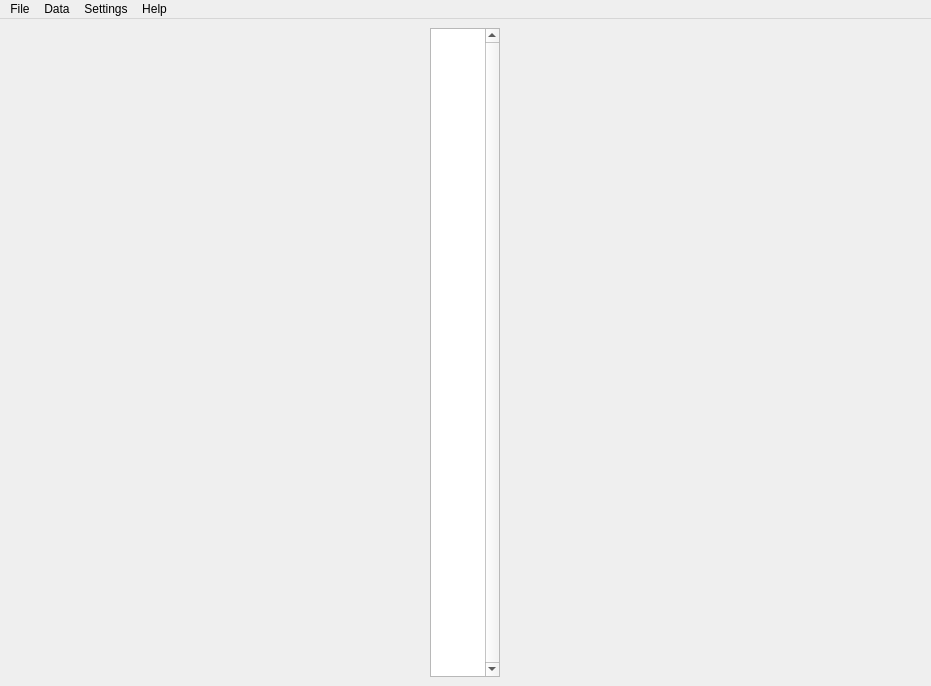
<?xml version="1.0" encoding="UTF-8"?>
<ui version="4.0">
 <class>MainWindow</class>
 <widget class="QMainWindow" name="MainWindow">
  <property name="geometry">
   <rect>
    <x>0</x>
    <y>0</y>
    <width>931</width>
    <height>686</height>
   </rect>
  </property>
  <property name="windowTitle">
   <string>Weight Manager</string>
  </property>
  <property name="windowIcon">
   <iconset>
    <normaloff>../images/wl.svg</normaloff>../images/wl.svg</iconset>
  </property>
  <widget class="QWidget" name="centralwidget">
   <layout class="QHBoxLayout" name="horizontalLayout" stretch="0">
    <item>
     <widget class="QTableView" name="tableView">
      <property name="enabled">
       <bool>true</bool>
      </property>
      <property name="sizePolicy">
       <sizepolicy hsizetype="Fixed" vsizetype="Expanding">
        <horstretch>4</horstretch>
        <verstretch>0</verstretch>
       </sizepolicy>
      </property>
      <property name="verticalScrollBarPolicy">
       <enum>Qt::ScrollBarAlwaysOn</enum>
      </property>
      <property name="horizontalScrollBarPolicy">
       <enum>Qt::ScrollBarAlwaysOff</enum>
      </property>
      <property name="sizeAdjustPolicy">
       <enum>QAbstractScrollArea::AdjustToContents</enum>
      </property>
      <property name="editTriggers">
       <set>QAbstractItemView::AnyKeyPressed|QAbstractItemView::DoubleClicked|QAbstractItemView::EditKeyPressed|QAbstractItemView::SelectedClicked</set>
      </property>
      <property name="showDropIndicator" stdset="0">
       <bool>false</bool>
      </property>
      <property name="alternatingRowColors">
       <bool>true</bool>
      </property>
      <property name="selectionMode">
       <enum>QAbstractItemView::SingleSelection</enum>
      </property>
     </widget>
    </item>
   </layout>
  </widget>
  <widget class="QMenuBar" name="menuBar">
   <property name="geometry">
    <rect>
     <x>0</x>
     <y>0</y>
     <width>931</width>
     <height>32</height>
    </rect>
   </property>
   <widget class="QMenu" name="menuFile">
    <property name="title">
     <string>File</string>
    </property>
    <addaction name="action_new_file"/>
    <addaction name="action_open_file"/>
    <addaction name="action_save_file"/>
    <addaction name="separator"/>
    <addaction name="action_new_plan"/>
    <addaction name="action_open_plan"/>
    <addaction name="separator"/>
    <addaction name="action_quit"/>
   </widget>
   <widget class="QMenu" name="menuData">
    <property name="title">
     <string>Data</string>
    </property>
    <addaction name="action_refresh"/>
    <addaction name="action_export"/>
   </widget>
   <widget class="QMenu" name="menuSettings">
    <property name="title">
     <string>Settings</string>
    </property>
    <addaction name="action_plan_settings"/>
    <addaction name="action_pyweight_settings"/>
   </widget>
   <widget class="QMenu" name="menuHelp">
    <property name="title">
     <string>Help</string>
    </property>
    <addaction name="action_about"/>
    <addaction name="action_user_guide"/>
   </widget>
   <addaction name="menuFile"/>
   <addaction name="menuData"/>
   <addaction name="menuSettings"/>
   <addaction name="menuHelp"/>
  </widget>
  <action name="action_about">
   <property name="text">
    <string>About PyWeight</string>
   </property>
  </action>
  <action name="action_new_file">
   <property name="text">
    <string>New File</string>
   </property>
   <property name="shortcut">
    <string>Ctrl+N</string>
   </property>
  </action>
  <action name="action_open_file">
   <property name="text">
    <string>Open File</string>
   </property>
   <property name="shortcut">
    <string>Ctrl+O</string>
   </property>
  </action>
  <action name="action_save_file">
   <property name="text">
    <string>Save File</string>
   </property>
   <property name="shortcut">
    <string>Ctrl+S</string>
   </property>
  </action>
  <action name="action_new_plan">
   <property name="text">
    <string>New Plan</string>
   </property>
  </action>
  <action name="action_open_plan">
   <property name="text">
    <string>Open Plan</string>
   </property>
  </action>
  <action name="action_quit">
   <property name="text">
    <string>Quit</string>
   </property>
   <property name="shortcut">
    <string>Ctrl+Q</string>
   </property>
  </action>
  <action name="action_refresh">
   <property name="text">
    <string>Refresh Plot</string>
   </property>
   <property name="shortcut">
    <string>Ctrl+R</string>
   </property>
  </action>
  <action name="action_export">
   <property name="text">
    <string>Export Plot</string>
   </property>
   <property name="shortcut">
    <string>Ctrl+E</string>
   </property>
  </action>
  <action name="action_plan_settings">
   <property name="text">
    <string>Plan Settings</string>
   </property>
  </action>
  <action name="action_pyweight_settings">
   <property name="text">
    <string>PyWeight Settings</string>
   </property>
  </action>
  <action name="action_user_guide">
   <property name="text">
    <string>User Guide</string>
   </property>
  </action>
 </widget>
 <resources/>
 <connections/>
</ui>
